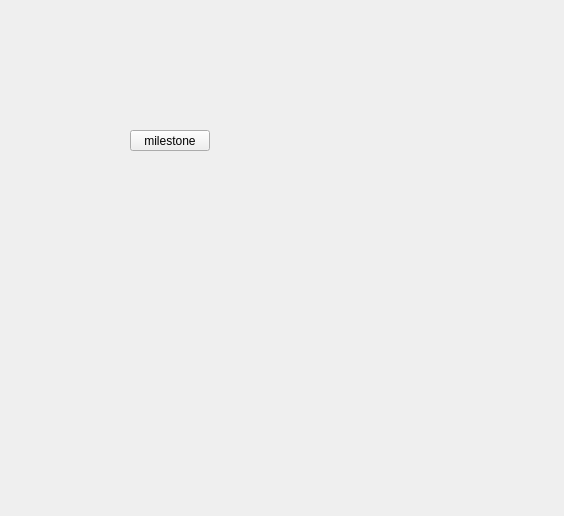
<?xml version="1.0" encoding="UTF-8"?>
<ui version="4.0">
 <class>c_milestoneView</class>
 <widget class="QWidget" name="c_milestoneView">
  <property name="geometry">
   <rect>
    <x>0</x>
    <y>0</y>
    <width>564</width>
    <height>516</height>
   </rect>
  </property>
  <property name="windowTitle">
   <string>Form</string>
  </property>
  <widget class="QPushButton" name="milestoneButton">
   <property name="geometry">
    <rect>
     <x>130</x>
     <y>130</y>
     <width>80</width>
     <height>21</height>
    </rect>
   </property>
   <property name="text">
    <string>milestone</string>
   </property>
  </widget>
 </widget>
 <resources/>
 <connections/>
</ui>
